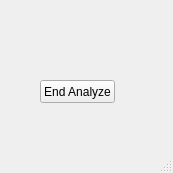
<?xml version="1.0" encoding="UTF-8"?>
<ui version="4.0">
 <class>MainWindow</class>
 <widget class="QMainWindow" name="MainWindow">
  <property name="geometry">
   <rect>
    <x>0</x>
    <y>0</y>
    <width>173</width>
    <height>173</height>
   </rect>
  </property>
  <property name="windowTitle">
   <string>MainWindow</string>
  </property>
  <widget class="QWidget" name="centralwidget">
   <widget class="QPushButton" name="end_analyze_button">
    <property name="geometry">
     <rect>
      <x>40</x>
      <y>80</y>
      <width>75</width>
      <height>23</height>
     </rect>
    </property>
    <property name="text">
     <string>End Analyze</string>
    </property>
   </widget>
  </widget>
  <widget class="QMenuBar" name="menubar">
   <property name="geometry">
    <rect>
     <x>0</x>
     <y>0</y>
     <width>173</width>
     <height>21</height>
    </rect>
   </property>
  </widget>
  <widget class="QStatusBar" name="statusbar"/>
 </widget>
 <resources/>
 <connections/>
</ui>
